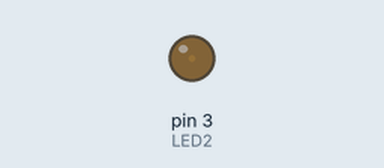
A sketch run on a simulated Arduino Uno, built with avr-gcc and run on an emulated ATmega328P. Shown: output pins drawn as LEDs (lit = HIGH).

Above: at 0.05 s.
At 0.65 s:
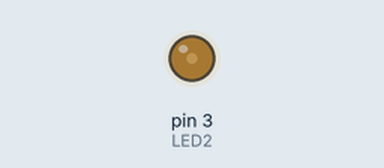
At 1.3 s:
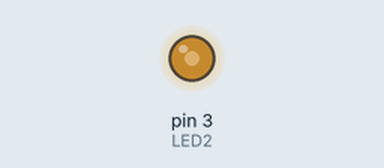
At 2.55 s:
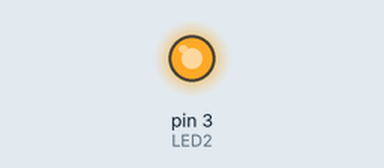
Timing chart, 0 to 5.9 s (numbered marks = the images above):
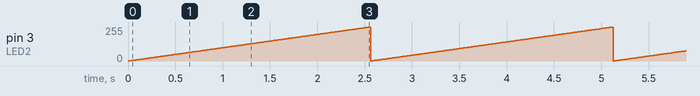

The sketch:

Unit_6_Lab_Program_2_1.ino
```cpp
/*  Title: Unit 6 Program #2.1
 *  Purpose: Fade an LED in and out using PWM
 *  Author: Andy Davis
 *  Date: 4/21/2021
 *  LED2 connected to D3
 */

const int LED2 = 3;
int voltVal = 256;

void setup() {
  pinMode(~LED2,OUTPUT);
}

void loop() {
  for (int i = 0; i < voltVal; i++){
    analogWrite(LED2, i);
    delay(10);
  }
}
```

Measured:
- by itself, pin 3 (LED2): ramps from 0/255 to 255/255 and jumps back, once every 2.6 s
